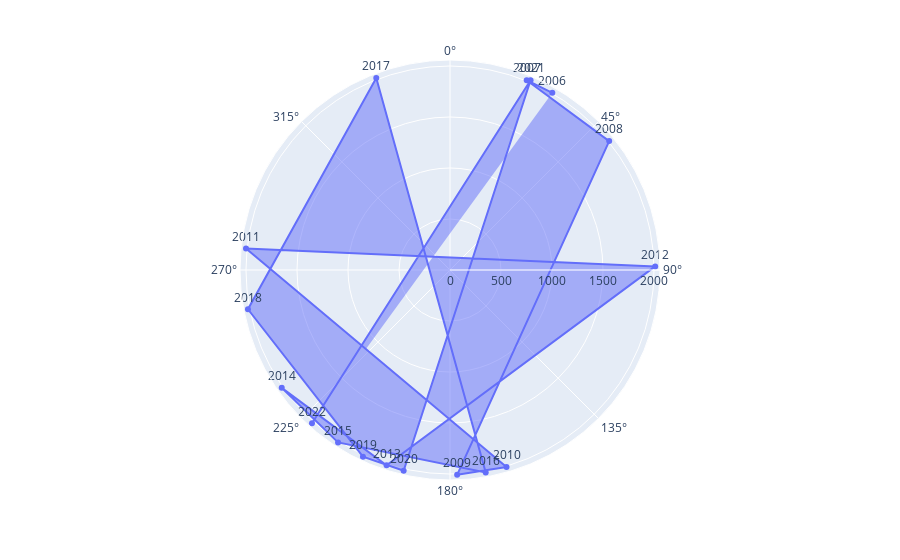
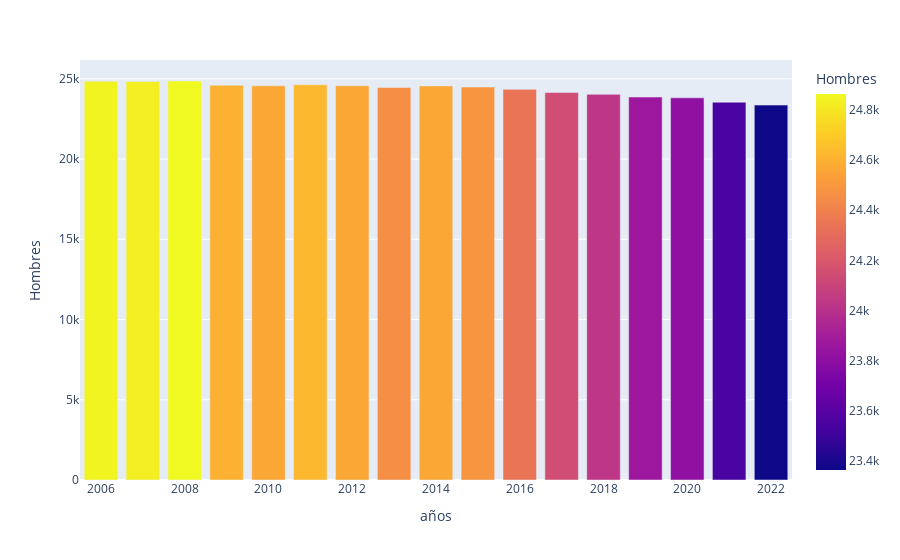

Notebook code cell kept with these figures, in order:
### Code cell
import plotly.express as px
import json 
import pandas as pd
import plotly.graph_objects as go
import numpy as np
import folium 
from folium.plugins import HeatMap
import matplotlib.pyplot as plt


#abriendo el archivo json
with open ('datos.json','r')as gr:
    dt=gr.read()
granma=json.loads(dt)

df=pd.DataFrame(dict(Mujeres=granma['municipios']['RioCauto']['residentesH_M_06-22'][1],años=[x for x in granma['años']if x>=2006]))
df1=pd.DataFrame(dict(Hombres=granma['municipios']['RioCauto']['residentesH_M_06-22'][0],años=[x for x in granma['años']if x>=2006]))


fig=px.line_polar(df,r='años',theta='Mujeres',text="años")
fig.update_traces(fill='toself',textposition='top center')
fig1=px.bar(df1,x='años',y='Hombres', color='Hombres')

fig.show()
fig1.show()

#abrir el csv de la emigración interna de los hombres hacia cada proviencia:

    
df2=pd.read_csv('migraH11-22.csv')
print(df2.transpose())

### Figure 1 — Plotly figure (JSON) as saved in the notebook; plotly's stock layout.template omitted (floating-point values rounded to 4 significant figures)
{"data": [{"fill": "toself", "hovertemplate": "años=%{text}<br>Mujeres=%{theta}<extra></extra>", "legendgroup": "", "line": {"color": "#636efa", "dash": "solid"}, "marker": {"symbol": "circle"}, "mode": "lines+markers+text", "name": "", "r": [2006, 2007, 2008, 2009, 2010, 2011, 2012, 2013, 2014, 2015, 2016, 2017, 2018, 2019, 2020, 2021, 2022], "showlegend": false, "subplot": "polar", "text": [2006, 2007, 2008, 2009, 2010, 2011, 2012, 2013, 2014, 2015, 2016, 2017, 2018, 2019, 2020, 2021, 2022], "textposition": "top center", "theta": [23070, 23062, 23091, 22858, 22844, 22956, 22769, 22878, 22915, 22893, 22850, 22659, 22579, 22525, 22513, 22343, 22182], "type": "scatterpolar"}], "layout": {"legend": {"tracegroupgap": 0}, "margin": {"t": 60}, "polar": {"angularaxis": {"direction": "clockwise", "rotation": 90}, "domain": {"x": [0, 1], "y": [0, 1]}}}}

### Figure 2 — Plotly figure (JSON) as saved in the notebook; plotly's stock layout.template omitted (floating-point values rounded to 4 significant figures)
{"data": [{"alignmentgroup": "True", "hovertemplate": "años=%{x}<br>Hombres=%{marker.color}<extra></extra>", "legendgroup": "", "marker": {"color": [24848, 24829, 24864, 24601, 24563, 24629, 24563, 24459, 24560, 24488, 24343, 24145, 24032, 23863, 23815, 23542, 23363], "coloraxis": "coloraxis", "pattern": {"shape": ""}}, "name": "", "offsetgroup": "", "orientation": "v", "showlegend": false, "textposition": "auto", "type": "bar", "x": [2006, 2007, 2008, 2009, 2010, 2011, 2012, 2013, 2014, 2015, 2016, 2017, 2018, 2019, 2020, 2021, 2022], "xaxis": "x", "y": [24848, 24829, 24864, 24601, 24563, 24629, 24563, 24459, 24560, 24488, 24343, 24145, 24032, 23863, 23815, 23542, 23363], "yaxis": "y"}], "layout": {"barmode": "relative", "coloraxis": {"colorbar": {"title": {"text": "Hombres"}}, "colorscale": [[0, "#0d0887"], [0.1111, "#46039f"], [0.2222, "#7201a8"], [0.3333, "#9c179e"], [0.4444, "#bd3786"], [0.5556, "#d8576b"], [0.6667, "#ed7953"], [0.7778, "#fb9f3a"], [0.8889, "#fdca26"], [1, "#f0f921"]]}, "legend": {"tracegroupgap": 0}, "margin": {"t": 60}, "xaxis": {"anchor": "y", "domain": [0, 1], "title": {"text": "años"}}, "yaxis": {"anchor": "x", "domain": [0, 1], "title": {"text": "Hombres"}}}}
